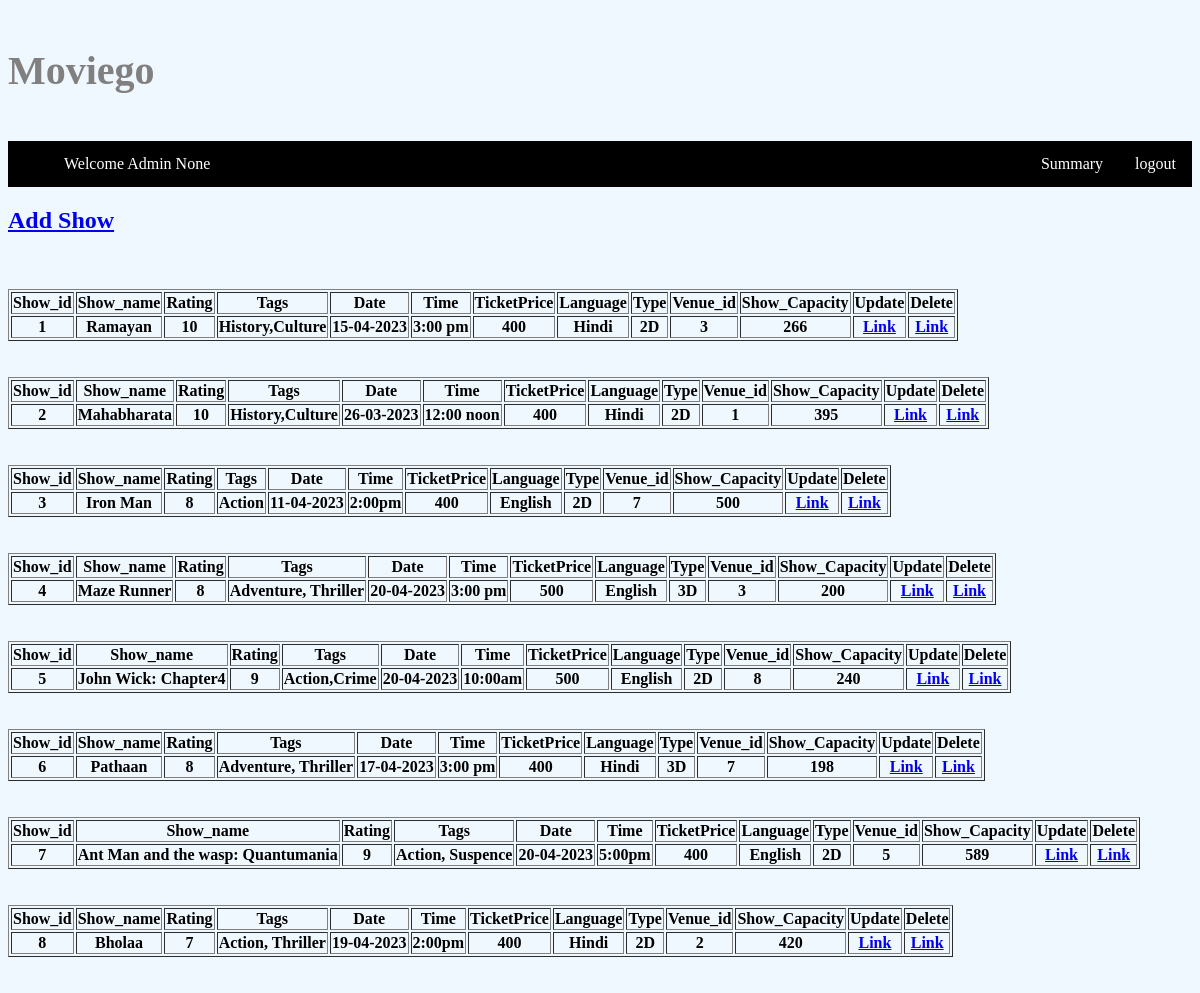
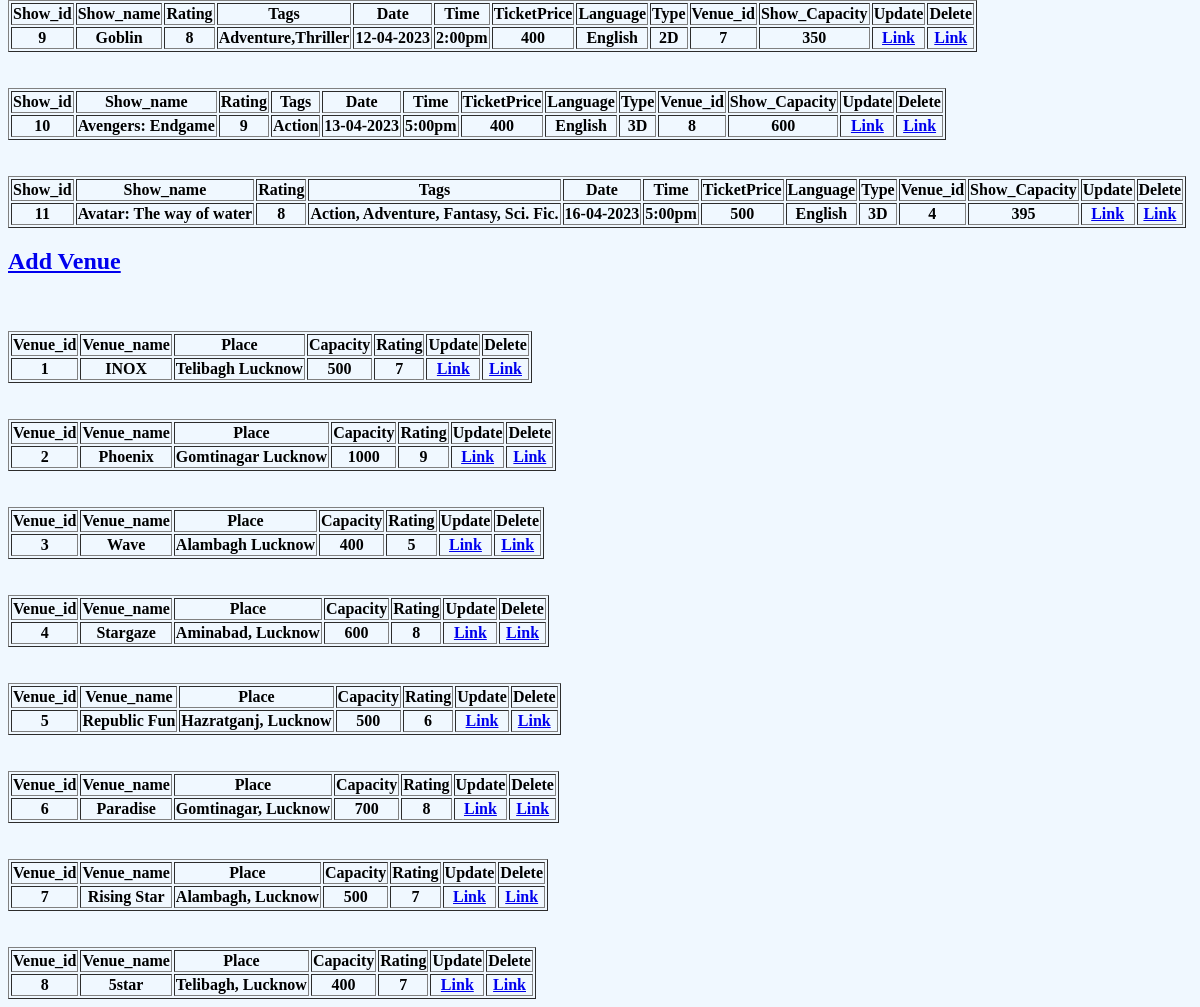
The page /A_dashboard/amisha001 on the database its author committed (2 pictures, top to bottom).
### build/project.py (models this page shows)
class Show(db.Model):
    Show_id=db.Column(db.Integer(),primary_key=True)
    Show_name=db.Column(db.String(50),nullable=False)
    Rating=db.Column(db.Integer())
    Tags=db.Column(db.String(50))
    Date=db.Column(db.String(20))
    Time=db.Column(db.String(20))
    TicketPrice=db.Column(db.Integer(),nullable=False)
    Language=db.Column(db.String(30),nullable=False)
    Type=db.Column(db.String(20),nullable=False)
    Venue_id=db.Column(db.Integer(),db.ForeignKey("venue.Venue_id"))
    Show_Capacity=db.Column(db.Integer())

class Venue(db.Model):
    Venue_id=db.Column(db.Integer(),primary_key=True)
    Venue_name=db.Column(db.String(50),nullable=False)
    Place=db.Column(db.String(50),nullable=False)
    Capacity=db.Column(db.Integer(),nullable=False)
    Rating=db.Column(db.Integer())
    rel_show=db.relationship("Show",backref='rel_venue', secondary="link")

### build/project.py (the view)
@app.route('/A_dashboard/<Username>',methods=['GET','POST'])
def A_dashboard(Username):
    Username=session.get('Username')
    users=User_data.query.all()
    venues=Venue.query.all()
    shows=Show.query.all()
    return render_template('A_dashboard.html',Username=Username,venues=venues,shows=shows,users=users)

### build/templates/A_dashboard.html (shortened to what this page needs)
<!DOCTYPE html>
<html lang="en">
<head>
</head>
<body>
    <h1>
        <div class='container'>Moviego</div>
        </h1>
        <ul><div class="sep">
            <div>
          <li><a href='/A_dashboard/{{Username}}'> Welcome Admin {{ Username }} </a></li>
        </div>
        <div>
          <li><a href="/summary">Summary</a> </li>
          <li><a href="/">logout</a> </li>
        </div>
    </div></ul>
    {% if venues|length==0 %}
    <h2>Nothing Found</h2>
    {% else %}
    <div>
        <div>
        <a href="/add_show/{{Username}}"><h2>Add Show</h2></a>
        {% for show in shows %}
        <table border="1">
            <tr>
                <th>Show_id</th>
                <th>Show_name</th>
                <th>Rating</th>
                <th>Tags</th>
                <th>Date</th>
                <th>Time</th>
                <th>TicketPrice</th>
                <th>Language</th>
                <th>Type</th>
                <th>Venue_id</th>
                <th>Show_Capacity</th>
                <th>Update</th>
                <th>Delete</th>
            </tr>
            <tr>
              <th>{{ show.Show_id }}</th><br>
              <th>{{ show.Show_name }}</th><br>
              <th>{{ show.Rating }}</th>
              <th>{{ show.Tags }}</th>
              <th>{{ show.Date }}</th>
              <th>{{ show.Time }}</th>
              <th>{{ show.TicketPrice }}</th>
              <th>{{ show.Language }}</th>
              <th>{{ show.Type }}</th>
              <th>{{ show.Venue_id }}</th>
              <th>{{ show.Show_Capacity }}</th>
              <th><a href="/update_show/{{Username}}/{{show.Show_id}}">Link</a></th>
              <th><a href="/delete_show/{{Username}}/{{show.Show_id}}">Link</a></th>
          </tr>
          {% endfor %}
        </table>
    </div>
    <div>
      <a href="/add_venue/{{Username}}"><h2>Add Venue</h2></a>
      {% for venue in venues %}
            <table border="1">
            <tr>
                <th>Venue_id</th>
                <th>Venue_name</th>
                <th>Place</th>
                <th>Capacity</th>
                <th>Rating</th>
                <th>Update</th>
                <th>Delete</th>
            </tr>
            <tr>
              <th>{{ venue.Venue_id }}</th><br>
              <th>{{ venue.Venue_name }}</th><br>
              <th>{{ venue.Place }}</th>
              <th>{{ venue.Capacity }}</th>
              <th>{{ venue.Rating }}</th>
              <th><a href="/update_venue/{{Username}}/{{venue.Venue_id}}">Link</a></th>
              <th><a href="/delete_venue/{{Username}}/{{venue.Venue_id}}">Link</a></th>
          </tr>
          {% endfor %}
        </table>
    </div>
    </div>
    {% endif %}
</body>
</html>

### build/templates/A_dashboard.html (style rules this page uses)
body { background-color: AliceBlue; }
h1 { color:Gray; font-size:40px; text-align: left; background-color:AliceBlue; padding-top:20px; padding-bottom: 20px; }
ul { list-style-type: none; margin: 0; overflow: hidden; background-color: black; }
li { float: left; }
li a { display: block; color: white; text-align: center; padding: 14px 16px; text-decoration: none; }
.sep { display:flex; justify-content: space-between; align-items: center; text-align:center; }

### rows shown on the page
Show: Show_id "1", Show_name "Ramayan", Rating "10", Tags "History,Culture", Date "15-04-2023", Time "3:00 pm", TicketPrice "400", Language "Hindi", Type "2D", Venue_id "3", Show_Capacity "266"
Show: Show_id "2", Show_name "Mahabharata", Rating "10", Tags "History,Culture", Date "26-03-2023", Time "12:00 noon", TicketPrice "400", Language "Hindi", Type "2D", Venue_id "1", Show_Capacity "395"
Show: Show_id "3", Show_name "Iron Man", Rating "8", Tags "Action", Date "11-04-2023", Time "2:00pm", TicketPrice "400", Language "English", Type "2D", Venue_id "7", Show_Capacity "500"
Show: Show_id "4", Show_name "Maze Runner", Rating "8", Tags "Adventure, Thriller", Date "20-04-2023", Time "3:00 pm", TicketPrice "500", Language "English", Type "3D", Venue_id "3", Show_Capacity "200"
Show: Show_id "5", Show_name "John Wick: Chapter4", Rating "9", Tags "Action,Crime", Date "20-04-2023", Time "10:00am", TicketPrice "500", Language "English", Type "2D", Venue_id "8", Show_Capacity "240"
Show: Show_id "6", Show_name "Pathaan", Rating "8", Tags "Adventure, Thriller", Date "17-04-2023", Time "3:00 pm", TicketPrice "400", Language "Hindi", Type "3D", Venue_id "7", Show_Capacity "198"
Show: Show_id "7", Show_name "Ant Man and the wasp: Quantumania", Rating "9", Tags "Action, Suspence", Date "20-04-2023", Time "5:00pm", TicketPrice "400", Language "English", Type "2D", Venue_id "5", Show_Capacity "589"
Show: Show_id "8", Show_name "Bholaa", Rating "7", Tags "Action, Thriller", Date "19-04-2023", Time "2:00pm", TicketPrice "400", Language "Hindi", Type "2D", Venue_id "2", Show_Capacity "420"
Show: Show_id "9", Show_name "Goblin", Rating "8", Tags "Adventure,Thriller", Date "12-04-2023", Time "2:00pm", TicketPrice "400", Language "English", Type "2D", Venue_id "7", Show_Capacity "350"
Show: Show_id "10", Show_name "Avengers: Endgame", Rating "9", Tags "Action", Date "13-04-2023", Time "5:00pm", TicketPrice "400", Language "English", Type "3D", Venue_id "8", Show_Capacity "600"
Show: Show_id "11", Show_name "Avatar: The way of water", Rating "8", Tags "Action, Adventure, Fantasy, Sci. Fic.", Date "16-04-2023", Time "5:00pm", TicketPrice "500", Language "English", Type "3D", Venue_id "4", Show_Capacity "395"
Venue: Venue_id "1", Venue_name "INOX", Place "Telibagh Lucknow", Capacity "500", Rating "7"
Venue: Venue_id "2", Venue_name "Phoenix", Place "Gomtinagar Lucknow", Capacity "1000", Rating "9"
Venue: Venue_id "3", Venue_name "Wave", Place "Alambagh Lucknow", Capacity "400", Rating "5"
Venue: Venue_id "4", Venue_name "Stargaze", Place "Aminabad, Lucknow", Capacity "600", Rating "8"
Venue: Venue_id "5", Venue_name "Republic Fun", Place "Hazratganj, Lucknow", Capacity "500", Rating "6"
Venue: Venue_id "6", Venue_name "Paradise", Place "Gomtinagar, Lucknow", Capacity "700", Rating "8"
Venue: Venue_id "7", Venue_name "Rising Star", Place "Alambagh, Lucknow", Capacity "500", Rating "7"
Venue: Venue_id "8", Venue_name "5star", Place "Telibagh, Lucknow", Capacity "400", Rating "7"

### other values the page prints
{{ Username }} "None"
